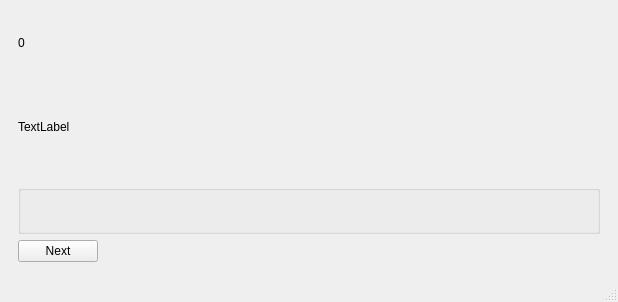
<?xml version="1.0" encoding="UTF-8"?>
<ui version="4.0">
 <class>MainWindow</class>
 <widget class="QMainWindow" name="MainWindow">
  <property name="geometry">
   <rect>
    <x>0</x>
    <y>0</y>
    <width>618</width>
    <height>302</height>
   </rect>
  </property>
  <property name="windowTitle">
   <string>MainWindow</string>
  </property>
  <widget class="QWidget" name="centralwidget">
   <layout class="QGridLayout" name="gridLayout">
    <item row="0" column="0">
     <widget class="QStackedWidget" name="stackedWidget">
      <property name="currentIndex">
       <number>0</number>
      </property>
      <widget class="QWidget" name="pageQuestionOneFromN">
       <layout class="QGridLayout" name="layoutPageOneFromN">
        <item row="5" column="1">
         <spacer name="horizontalSpacer_2">
          <property name="orientation">
           <enum>Qt::Horizontal</enum>
          </property>
          <property name="sizeHint" stdset="0">
           <size>
            <width>498</width>
            <height>20</height>
           </size>
          </property>
         </spacer>
        </item>
        <item row="5" column="0">
         <widget class="QPushButton" name="ButtonNextQuestionPrim">
          <property name="text">
           <string>Next</string>
          </property>
         </widget>
        </item>
        <item row="4" column="0" colspan="3">
         <widget class="QGroupBox" name="answersContainerOneFromN">
          <property name="enabled">
           <bool>true</bool>
          </property>
          <property name="title">
           <string/>
          </property>
         </widget>
        </item>
        <item row="2" column="0" rowspan="2" colspan="2">
         <widget class="QLabel" name="questionOneFromN">
          <property name="text">
           <string>TextLabel</string>
          </property>
         </widget>
        </item>
        <item row="0" column="0" colspan="2">
         <widget class="QLabel" name="TimerLabelPrim">
          <property name="text">
           <string>0</string>
          </property>
         </widget>
        </item>
       </layout>
      </widget>
      <widget class="QWidget" name="pageQuestionMultipleFromN">
       <layout class="QGridLayout" name="layoutPageMFromN">
        <item row="3" column="1">
         <spacer name="horizontalSpacer">
          <property name="orientation">
           <enum>Qt::Horizontal</enum>
          </property>
          <property name="sizeHint" stdset="0">
           <size>
            <width>518</width>
            <height>20</height>
           </size>
          </property>
         </spacer>
        </item>
        <item row="3" column="0">
         <widget class="QPushButton" name="ButtonNextQuestion">
          <property name="text">
           <string>Next</string>
          </property>
         </widget>
        </item>
        <item row="2" column="0" colspan="3">
         <widget class="QGroupBox" name="answersConatainerMFromN">
          <property name="title">
           <string/>
          </property>
         </widget>
        </item>
        <item row="1" column="0" colspan="2">
         <widget class="QLabel" name="questionNFromM">
          <property name="text">
           <string>TextLabel</string>
          </property>
         </widget>
        </item>
        <item row="0" column="0" colspan="2">
         <widget class="QLabel" name="TimerLabel">
          <property name="text">
           <string>0</string>
          </property>
         </widget>
        </item>
       </layout>
      </widget>
      <widget class="QWidget" name="pageMain">
       <layout class="QVBoxLayout" name="verticalLayout">
        <item>
         <widget class="QGroupBox" name="MainContainer">
          <property name="title">
           <string/>
          </property>
          <layout class="QGridLayout" name="gridLayout_2">
           <item row="0" column="0">
            <widget class="QPushButton" name="pushButtonStartQuiz">
             <property name="text">
              <string>Start</string>
             </property>
            </widget>
           </item>
           <item row="1" column="0">
            <widget class="QPushButton" name="loadFile">
             <property name="text">
              <string>Load quiz from file</string>
             </property>
            </widget>
           </item>
           <item row="2" column="0">
            <widget class="QPushButton" name="LoadFileWeb">
             <property name="text">
              <string>Load quiz from web</string>
             </property>
            </widget>
           </item>
           <item row="3" column="0">
            <widget class="QComboBox" name="comboBoxCategorySelection"/>
           </item>
          </layout>
         </widget>
        </item>
       </layout>
      </widget>
      <widget class="QWidget" name="pageSummary">
       <layout class="QGridLayout" name="layoutSummary">
        <item row="0" column="0">
         <layout class="QVBoxLayout" name="verticalLayout_2">
          <item>
           <widget class="QLabel" name="summary">
            <property name="text">
             <string>TextLabel</string>
            </property>
           </widget>
          </item>
          <item>
           <widget class="QPushButton" name="ButtonReturn">
            <property name="text">
             <string>Return</string>
            </property>
           </widget>
          </item>
          <item>
           <widget class="QProgressBar" name="progressBar">
            <property name="value">
             <number>24</number>
            </property>
            <property name="textVisible">
             <bool>false</bool>
            </property>
           </widget>
          </item>
          <item>
           <widget class="QListWidget" name="summaryAnswerList"/>
          </item>
         </layout>
        </item>
       </layout>
      </widget>
     </widget>
    </item>
   </layout>
  </widget>
  <widget class="QMenuBar" name="menubar">
   <property name="geometry">
    <rect>
     <x>0</x>
     <y>0</y>
     <width>618</width>
     <height>22</height>
    </rect>
   </property>
  </widget>
  <widget class="QStatusBar" name="statusbar"/>
 </widget>
 <resources/>
 <connections/>
</ui>
